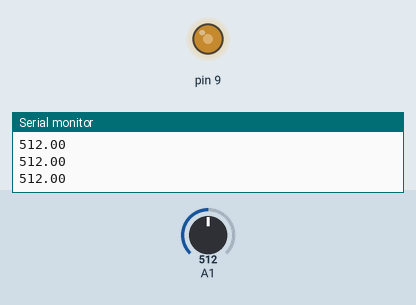
This sketch was run on a simulated Arduino Uno, built with avr-gcc and run on an emulated ATmega328P. Parts: output pins drawn as LEDs (lit = HIGH), the last lines printed to the serial monitor. Inputs (shaded band) come from the test bench; at power-on: A1 = 512.

Above: at 1.2 s.
1.3 s: A1 set to 716
At 2.5 s:
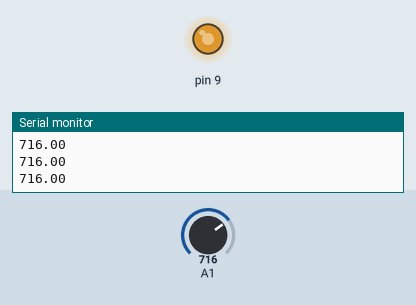
2.8 s: A1 set to 900
At 3.6 s:
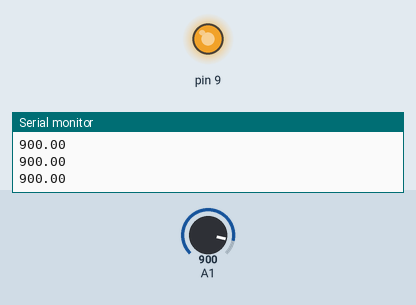
4.3 s: A1 set to 122
At 4.6 s:
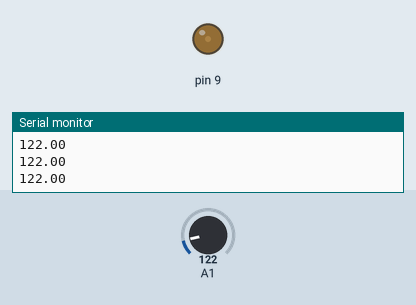
5.8 s: A1 set to 0
At 7.0 s:
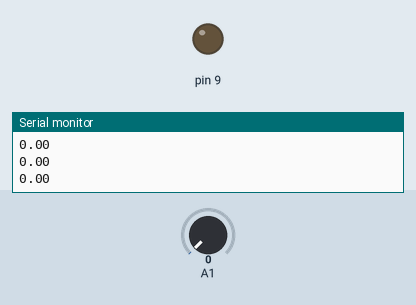
7.3 s: A1 set to 511
At 8.2 s:
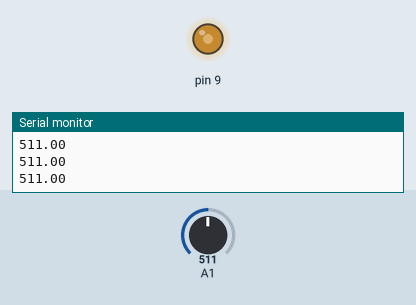
Timing chart, 0 to 9.8 s (numbered marks = the images above; inputs shaded):
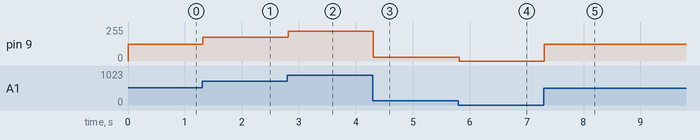

The sketch:

potentiometer.ino
```cpp
float watchVal;
int light;

void setup() {
  // put your setup code here, to run once:
pinMode(9, OUTPUT);
pinMode(A1, INPUT);
Serial.begin(9600);
}

void loop() {
  watchVal = analogRead(A1);
  Serial.println(watchVal);
  light = map(watchVal, 0, 1023, 0, 255);
  analogWrite(9, light);
}
```

Measured:
- after the input at 1.3 s, pin 9: 127/255 → 178/255 at once
- after the input at 2.8 s, pin 9: 178/255 → 224/255 at once
- after the input at 4.3 s, pin 9: 224/255 → 30/255 at once
- after the input at 5.8 s, pin 9: 30/255 → 0/255 at once
- after the input at 7.3 s, pin 9: 0/255 → 127/255 at once
